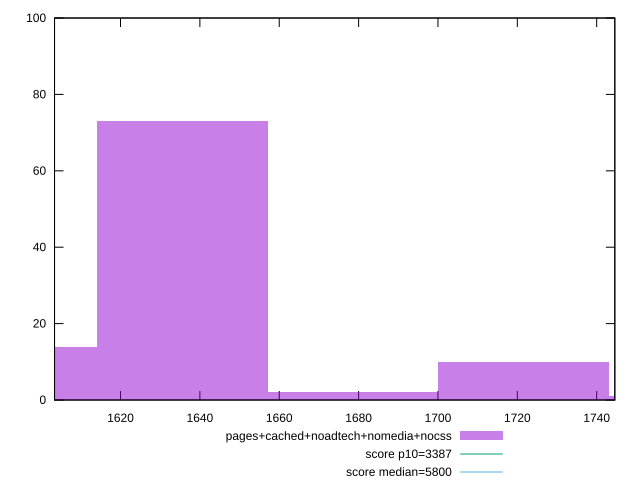

The gnuplot source for this figure:
reset

$pagesCachedNoadtechNomediaNocss <<EOF
1721.6387840348305 10
1635.556844833089 73
1592.5158752322181 14
1678.5978144339597 2
1764.6797536357012 1
EOF

set key outside below
set boxwidth 43.04096960087076
set xrange [1603.369:1744.5710000000004]
set yrange [0:100]
set trange [0:100]
set style fill transparent solid 0.5 noborder

set parametric
set terminal svg size 640, 490 enhanced background rgb 'white'
set output "report_00009_2021-02-08T22-37-41.559Z/speed-index/comparison/histogram/4_vs_5.svg"

plot $pagesCachedNoadtechNomediaNocss title "pages+cached+noadtech+nomedia+nocss" with boxes, \
     3387,t title "score p10=3387", \
     5800,t title "score median=5800"

reset
